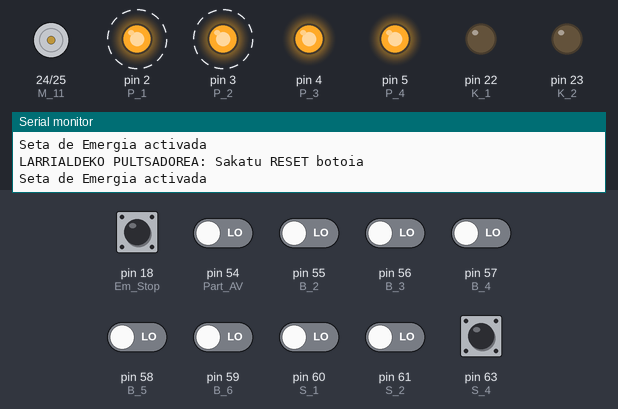
Bench run of a sketch on a simulated Arduino Mega 2560, built with avr-gcc and run on an emulated ATmega2560. Parts: motor-driver pin pairs drawn as motors (green arrow = first pin HIGH = forward, orange = second pin HIGH = backward, longer = more drive), output pins drawn as LEDs (lit = HIGH), the last lines printed to the serial monitor. Dashed ring = blinking. Inputs (shaded band) come from the test bench; at power-on: pin 63 (S_4) HIGH, pin 18 (Em_Stop), pin 54 (Part_AV), pin 55 (B_2), pin 56 (B_3), pin 57 (B_4), pin 58 (B_5), pin 59 (B_6), pin 60 (S_1), pin 61 (S_2) LOW.

Above: at 2.7 s.
2.8 s: pin 18 (Em_Stop) pulled HIGH for 0.15 s
At 2.95 s:
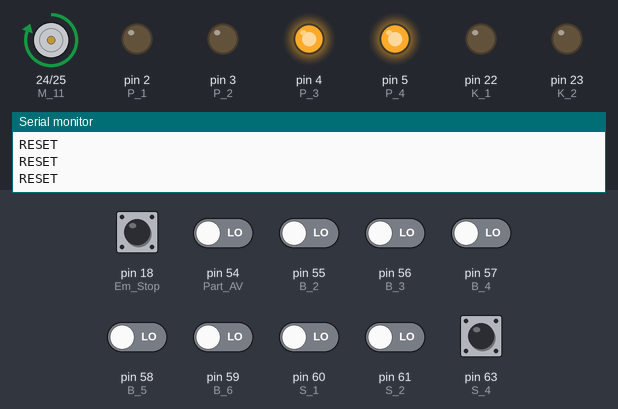
4.5 s: pin 58 (B_5) driven HIGH
At 5.7 s:
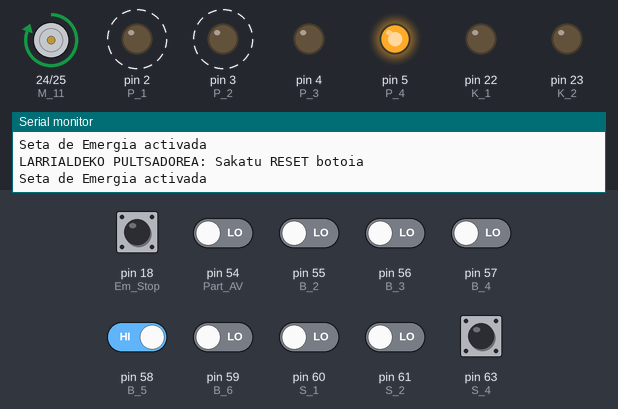
6.0 s: pin 59 (B_6) driven HIGH
At 7.0 s:
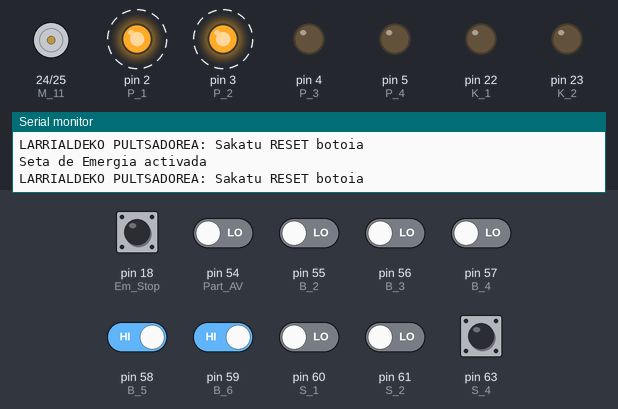
7.5 s: pin 18 (Em_Stop) pulled HIGH for 1 s
10.0 s: pin 58 (B_5) driven LOW
At 10.3 s:
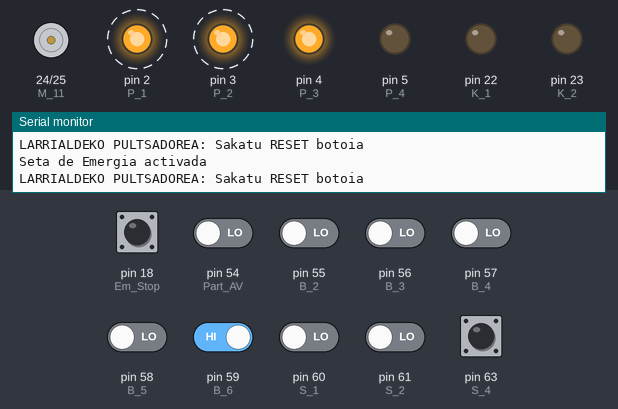
13.0 s: pin 18 (Em_Stop) pulled HIGH for 0.15 s
Timing chart, 0 to 17.1 s (numbered marks = the images above; inputs shaded):
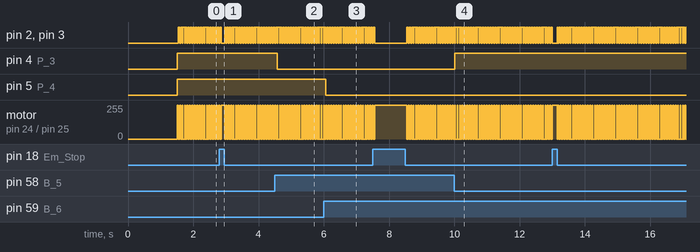

Measured:
- after the input at 4.5 s, pin 4 (P_3): HIGH → LOW after 0.07 s
- after the input at 6.0 s, pin 5 (P_4): HIGH → LOW after 0.07 s
- after the input at 10.0 s, pin 4 (P_3): LOW → HIGH at once
- by itself, pin 2 (P_1), pin 3 (P_2): repeats every 0.05 s: HIGH 0.02 s, LOW 0.03 s
- by itself, motor on pin 24 (M_11) / pin 25 (M_12): repeats every 0.05 s: stopped 0.02 s, forward 255/255 0.03 s

The sketch:

separating_code.ino
```cpp
#include "include.h"
#include <SPI.h>    // Librería línea serie (Serial Peripherical Interface)
#include <Controllino.h>    // Librería para Controllino

#define MAX_ETAPAK 14
#define MAX_TRANTSIZIOAK 17
#define MAX_PIEZAK_AURREMANTENIMENDUA 10
#define MAX_ARRISKUA_MANTENIMENDUA  15


// == ALDAGAI GLOBALAK
char etapak[MAX_ETAPAK];
char trantsizioak[MAX_TRANTSIZIOAK];
IRTEERAK irteerak;
unsigned long timeHasiera = 0;
unsigned long timeAmaiera = 0;
int segundoak = 0;
int denboraBurututa = 0;
int kontagailua = 0;
int reseta = 0;

// DECLARAR ENTRADAS

void PORTUAK_sarreraPortuakHasieratu()
{
  pinMode(Part_AV, INPUT);    // Pieza en puesto de entrada
  pinMode(B_2, INPUT);    // Pieza en detenedor
  pinMode(B_3, INPUT);    // Pieza de tipo "housing"
  pinMode(B_4, INPUT);    // Switch retrasado
  pinMode(B_5, INPUT);    // No hay pieza en cinta 2
  pinMode(B_6, INPUT);    // No hay pieza en pick-up

  pinMode(S_1, INPUT);    // Pulsador de inicio
  pinMode(S_2, INPUT);    // Pulsador de parada (NC)
  pinMode(S_3, INPUT);    // Selector manual/automático
  pinMode(S_4, INPUT);    // Pulsador de reset
  pinMode(Em_Stop, INPUT);    // Seta de emergencia (NC)

  // investigar
  //pinMode(IP_F1_B, INPUT);  // Estación lateral B no presente
  //pinMode(IP_F1_A, INPUT);  // Estación lateral A no presente

}

void PORTUAK_irteeraPortuakHasieratu()
{
  pinMode(K_1, OUTPUT);   //
  pinMode(K_2, OUTPUT);   //
  pinMode(M_11, OUTPUT);   //
  pinMode(M_12, OUTPUT);   //

  pinMode(P_1, OUTPUT);   //
  pinMode(P_2, OUTPUT);   //
  pinMode(P_3, OUTPUT);   //
  pinMode(P_4, OUTPUT);   //


  // investigar
  //pinMode(IP_N_FO, OUTPUT);   //
  //pinMode(OBStat, OUTPUT);    //
  //pinMode(OBPan, OUTPUT); //
}


/* == HASIERAKO EGORA  == */
SARRERAK irakurriSentsoreSarrerak()
{
  SARRERAK sarrerak;
  sarrerak.readPiezaEnPuestoDeEntrada = digitalRead(Part_AV);
  sarrerak.readPiezaEnDetenedor = digitalRead(B_2);
  sarrerak.readPiezaDeTipo = digitalRead(B_3);
  sarrerak.readBarrera = digitalRead(B_4);
  sarrerak.readNoHayPiezaEnCintaDos =  digitalRead(B_5);
  sarrerak.readNoHayPiezaEnPickUp = digitalRead(B_6);

  sarrerak.readPulsadorDeInicio = digitalRead(S_1);
  sarrerak.readPulsadorDeParada = digitalRead(S_2);
  //sarrerak.readSelectorManualAutomatico = digitalRead(S_3);
  sarrerak.readPulsadorDeReset = digitalRead(S_4);
  sarrerak.readSetaDeEmergencia = digitalRead(Em_Stop);

  return sarrerak;
}


void idatziAktuadoreenBalioak(IRTEERAK irt)
{
  if (irt.writeMotorCintaUno) digitalWrite(K_1, HIGH);
  else digitalWrite(K_1, LOW);

  if (irt.writeMotorCintaDos) digitalWrite(K_2, HIGH);
  else digitalWrite(K_2, LOW);

  if (irt.writeDetenedor) digitalWrite(M_11, HIGH);
  else digitalWrite(M_11, LOW);

  if (irt.writeBarrera) digitalWrite(M_12, HIGH);
  else digitalWrite(M_12, LOW);

  if (irt.writeIndicadorDeInicio) digitalWrite(P_1, HIGH);
  else digitalWrite(P_1, LOW);

  if (irt.writeIndicadorDeReset) digitalWrite(P_2, HIGH);
  else digitalWrite(P_2, LOW);

  if (irt.writeIndicadorBufferLleno) digitalWrite(P_3, HIGH);
  else digitalWrite(P_3, LOW);

  if (irt.writeIndicadorPiezaEnPickUp) digitalWrite(P_4, HIGH);
  else digitalWrite(P_4, LOW);
}

void etapakHasieratu()
{
  for (int i = 0; i < MAX_ETAPAK; i++) {
        if(i == 0) etapak[i] = 1;
        else
           etapak[i] = 0;
    }
}

void trantsizioakHasieratu(){
  for(int i = 0; i < MAX_TRANTSIZIOAK; i++)
  {
    trantsizioak[i] = 0;
  }
}


void maketaGuztiaHasieratu()
{
  irteerak.writeMotorCintaUno = 0;
  irteerak.writeMotorCintaDos = 0;
  irteerak.writeDetenedor = 1;
  irteerak.writeBarrera = 0;

  irteerak.writeIndicadorDeInicio = 0;
  irteerak.writeIndicadorDeReset = 0;

  if(irakurriSentsoreSarrerak().readNoHayPiezaEnCintaDos) irteerak.writeIndicadorBufferLleno = 0;
  else  irteerak.writeIndicadorBufferLleno = 1;

  if (irakurriSentsoreSarrerak().readNoHayPiezaEnPickUp)  irteerak.writeIndicadorPiezaEnPickUp = 0;
  else  irteerak.writeIndicadorPiezaEnPickUp = 1;

  etapakHasieratu();
  trantsizioakHasieratu();
  kontagailua = 0;
  reseta = 0;
}

int tenporizadorea(int etapa, int ms)
{
  int denboraBurututa = 0;
  timeHasiera = millis();
  if(etapak[etapa]== 1)
    {
      if((timeHasiera - timeAmaiera) >= ms) {
        denboraBurututa =  1;
        timeAmaiera = millis();
      }
    }
    return denboraBurututa;
}


void kalkulatuTrantsizioa(SARRERAK sarrera)
{
  trantsizioak[0] = etapak[0] && (sarrera.readPulsadorDeInicio && !sarrera.readPiezaEnPuestoDeEntrada);
  trantsizioak[1] = etapak[1] && sarrera.readPiezaEnPuestoDeEntrada;
  trantsizioak[2] = etapak[2] && sarrera.readPiezaEnDetenedor;
  trantsizioak[3] = etapak[3] && tenporizadorea(3,2000);

  // Gestión de transiciones para pieza tipo Cylinder body y sensor pickup desactivado
  trantsizioak[4] = etapak[4] && (sarrera.readPiezaDeTipo && sarrera.readNoHayPiezaEnPickUp); // No ha pieza en pickup Sensor a (1)
  trantsizioak[5] = etapak[5] && !sarrera.readNoHayPiezaEnPickUp;
  trantsizioak[6] = etapak[6] && !sarrera.readNoHayPiezaEnPickUp;

   // Gestión de transiciones para pieza tipo Cylinder body y sensor pickup activado
  trantsizioak[8] = etapak[4]  && (sarrera.readPiezaDeTipo && !sarrera.readNoHayPiezaEnPickUp && tenporizadorea(4,3000)); // Observaciones (Pieza en pickup más de 2 segundos)
  trantsizioak[9] = etapak[7]  && !sarrera.readNoHayPiezaEnPickUp;

  // Gestión de transiciones para pieza tipo Housing y buffer no lleno
  trantsizioak[10] = etapak[4] && (!sarrera.readPiezaDeTipo && sarrera.readNoHayPiezaEnCintaDos);
  trantsizioak[11] = etapak[8] && !sarrera.readNoHayPiezaEnCintaDos;
  trantsizioak[12] = etapak[9] && sarrera.readNoHayPiezaEnCintaDos && tenporizadorea(9,5000);
  trantsizioak[13] = etapak[10] && tenporizadorea(10,2000);
  trantsizioak[14] = etapak[9] && tenporizadorea(9,7000);

  // Gestión de transiciones para pieza tipo Housing y buffer  lleno
 trantsizioak[15] = etapak[4] && (!sarrera.readPiezaDeTipo && !sarrera.readNoHayPiezaEnCintaDos && tenporizadorea(4,5000)); // Observaciones (Pieza en Cinta 2 más de 4 segundos)
 trantsizioak[16] = etapak[11]&& sarrera.readNoHayPiezaEnCintaDos;
}


void desaktibatuEtapak()
{
    if(reseta) maketaGuztiaHasieratu();
    else
    {
      if(trantsizioak[0]) etapak[0] = 0;
      if(trantsizioak[1]) {
        if(etapak[1]) kontagailua = kontagailua + 1; // Contador de mantenimiento
        etapak[1] = 0;
      }
      if(trantsizioak[2]) etapak[2] = 0;
      if(trantsizioak[3]) etapak[3] = 0;

      // Gestión de transiciones para pieza tipo Cylinder body y sensor pickup desactivado
      if(trantsizioak[4]) etapak[4] = 0;
      if(trantsizioak[5]) etapak[5] = 0;
      if(trantsizioak[6]) etapak[6] = 0;
      if(trantsizioak[7]) etapak[6] = 0;
      // Gestión de transiciones para pieza tipo Cylinder body y sensor pickup activado

      if(trantsizioak[8]) etapak[4] = 0;
      if(trantsizioak[9]) etapak[7] = 0;

      // Gestión de transiciones para pieza tipo Housing y buffer no lleno
      if(trantsizioak[10]) etapak[4] = 0;
      if(trantsizioak[11]) etapak[8] = 0;
      if(trantsizioak[12]) etapak[9] = 0;
      if(trantsizioak[13]) etapak[10] = 0;
      if(trantsizioak[14]) etapak[9] = 0;

      // Gestión de transiciones para pieza tipo Housing y buffer  lleno
      if(trantsizioak[15]) etapak[4] = 0;
      if(trantsizioak[16]) etapak[11] = 0;
    }
}


void aktibatuEtapak()
{

  if(reseta) maketaGuztiaHasieratu();
  else
  {
    if(trantsizioak[0]) etapak[1] = 1;
    if(trantsizioak[1]) etapak[2] = 1;
    if(trantsizioak[2]) etapak[3] = 1;
    if(trantsizioak[3]) etapak[4] = 1;

      // Gestión de transiciones para pieza tipo Cylinder body y sensor pickup desactivado
    if(trantsizioak[4]) etapak[5] = 1;
    if(trantsizioak[5]) etapak[6] = 1;
    if(trantsizioak[6]) etapak[1] = 1;

      // Gestión de transiciones para pieza tipo Cylinder body y sensor pickup activado
    if(trantsizioak[8]) etapak[7] = 1;
    if(trantsizioak[9]) etapak[5] = 1;

     // Gestión de transiciones para pieza tipo Housing y buffer no lleno
    if(trantsizioak[10]) etapak[8] = 1;
    if(trantsizioak[11]) etapak[9] = 1;
    if(trantsizioak[12]) etapak[10] = 1;
    if(trantsizioak[13]) etapak[1] = 1;
    if(trantsizioak[14]) etapak[1] = 1;

     // Gestión de transiciones para pieza tipo Housing y buffer  lleno
    if(trantsizioak[15]) etapak[11] = 1;
    if(trantsizioak[16]) etapak[8] = 1;
  }
}


void ekintzak()
{
  // == ETAPA 1 ==
  if(etapak[0])
  {
    Serial.println("etapa 1");
    irteerak.writeBarrera = 0;
    irteerak.writeDetenedor = 1;
    irteerak.writeMotorCintaUno = 0;
    irteerak.writeMotorCintaDos = 0;
  }

  // == ETAPA 2 ==
  if(etapak[1]) {
    Serial.println("Etapa 2");
    irteerak.writeIndicadorDeInicio = 1;
    irteerak.writeMotorCintaDos = 0 ;
  }

  // == ETAPA 3 ==
  if(etapak[2]){
    Serial.println("Etapa 3");
    irteerak.writeMotorCintaUno = 1;
    irteerak.writeDetenedor = 1;
  }

  // == ETAPA 4 ==
  if(etapak[3]){
    delay(300);
    Serial.println("Etapa 4");
    irteerak.writeMotorCintaUno = 0;
   }

  // == ETAPA 5 ==

  if(etapak[4])
    {
      Serial.println("Etapa  5");
    }

    // == ETAPA 6 ==
    if(etapak[5])
    {
    Serial.println("Etapa 6");
    irteerak.writeMotorCintaUno = 1;
    irteerak.writeDetenedor = 0;
    irteerak.writeIndicadorPiezaEnPickUp = 0;
    }

    // == ETAPA 7 ==
    if(etapak[6])
    {
    Serial.println("Etapa 7");
    irteerak.writeDetenedor = 0;
    irteerak.writeMotorCintaUno = 0;
    irteerak.writeIndicadorPiezaEnPickUp = 1;
    irteerak.writeIndicadorDeInicio = 0;
    }

    // == ETAPA 8 ==
   if(etapak[7])
   {
       Serial.println("Etapa 8");
       irteerak.writeMotorCintaUno = 0;
       irteerak.writeIndicadorPiezaEnPickUp = 1;
       irteerak.writeIndicadorBufferLleno = 0;
   }

   // == ETAPA 9 ==
    if(etapak[8])
    {
      Serial.println("Etapa 9");
      irteerak.writeDetenedor = 0;
      irteerak.writeBarrera = 1;
      irteerak.writeMotorCintaUno = 1;
      irteerak.writeMotorCintaDos = 1;
      irteerak.writeIndicadorBufferLleno = 0;
    }

  // == ETAPA 10 ==

   if(etapak[9])
   {
      Serial.println("Etapa 10");
      irteerak.writeMotorCintaDos = 1;
      irteerak.writeDetenedor = 1;
      irteerak.writeMotorCintaUno = 0;
      irteerak.writeBarrera = 0;
      irteerak.writeIndicadorBufferLleno = 1;
   }

  // == ETAPA 11 ==
  if(etapak[10])
  {
    Serial.println("Etapa 11");
     irteerak.writeIndicadorBufferLleno = 0;
     irteerak.writeIndicadorDeInicio = 1;
     irteerak.writeMotorCintaDos = 0;
  }

  // == ETAPA 12 ==
 if(etapak[11])
 {
   Serial.println("Etapa 12");
   irteerak.writeDetenedor = 1;
   irteerak.writeMotorCintaUno = 0;
   irteerak.writeMotorCintaDos = 0;
   irteerak.writeIndicadorBufferLleno = 1;
   irteerak.writeIndicadorDeInicio = 1;
 }
}

/* === INICIO DE SETUP  Y LOOP === */

void setup()
{
  Serial.begin(9600); // visualizar en pantalla
  PORTUAK_sarreraPortuakHasieratu();
  PORTUAK_irteeraPortuakHasieratu();
  etapakHasieratu();
  delay(1500);
}


void loop()
{
  SARRERAK sarrera = irakurriSentsoreSarrerak();


  // == CALCULAR ETAPA VALIDA
  kalkulatuTrantsizioa(sarrera);
  desaktibatuEtapak();
  aktibatuEtapak();

 if(!sarrera.readSetaDeEmergencia)  // Seta de emergencia (NC)
 {
    Serial.println("Seta de Emergia activada");
    irteerak.writeMotorCintaUno = 0;
    irteerak.writeMotorCintaDos = 0;
    irteerak.writeDetenedor = 0;
    irteerak.writeBarrera = 0;
    irteerak.writeIndicadorDeInicio = 1;
    irteerak.writeIndicadorDeReset = 1;
    idatziAktuadoreenBalioak(irteerak);
    reseta = 1;
   do {
    Serial.println("LARRIALDEKO PULTSADOREA: Sakatu RESET botoia");
   }while(irakurriSentsoreSarrerak().readPulsadorDeReset != 1);

   if(irakurriSentsoreSarrerak().readPulsadorDeReset)  maketaGuztiaHasieratu();
 }
 else if (sarrera.readPulsadorDeReset) // Pulsador de Reset
 {
  Serial.println("RESET");
    reseta = 1;
    maketaGuztiaHasieratu();
    if(irakurriSentsoreSarrerak().readPulsadorDeReset)  maketaGuztiaHasieratu();
 }
 else {
   if (!irakurriSentsoreSarrerak().readPulsadorDeParada) // Pulsador de parada (NC)
   {
    Serial.println("GELDIUNEA");
     reseta = 1;
     maketaGuztiaHasieratu();
   } else ekintzak();
 }

// MANTENIMENDUA
  if(kontagailua >= MAX_PIEZAK_AURREMANTENIMENDUA)
   {
     irteerak.writeIndicadorDeReset = 1;
     Serial.print("SEPERATING STATION: ");
     Serial.print(kontagailua);
     Serial.println(" pieza jaso ditu");
     Serial.println("MANTENIMENDUA: Sakatu RESET botoia");
     if (kontagailua >= MAX_ARRISKUA_MANTENIMENDUA)
     {
       do
       {
         Serial.println("MAKINA ARRISKUAN: Sakatu RESET botoia");
       } while (irakurriSentsoreSarrerak().readPulsadorDeReset != 1);
        if(irakurriSentsoreSarrerak().readPulsadorDeReset)  maketaGuztiaHasieratu();
     }
   }

  idatziAktuadoreenBalioak(irteerak);
  delay(10);
}
```

include.h
```cpp
#ifndef INCLUDE
#define INCLUDE

#include <SPI.h>    // Librería línea serie (Serial Peripherical Interface)
#include <Controllino.h>    // Librería para Controllino


/* === ETAPAK === */


/*  ==== ENTRADAS CONTROLLINO A ARDUINO === */


 int  Part_AV = CONTROLLINO_A0;    // Pieza en puesto de entrada
 int  B_2 = CONTROLLINO_A1;    // Pieza en detenedor
 int  B_3 = CONTROLLINO_A2;   // Pieza de tipo "housing"
 int  B_4 = CONTROLLINO_A3;    // Switch retrasado
 int  B_5 = CONTROLLINO_A4;  // No hay pieza en cinta 2
 int  B_6 = CONTROLLINO_A5;    // No hay pieza en pick-up

 int  S_1 = CONTROLLINO_A6;    // Pulsador de inicio
 int  S_2 = CONTROLLINO_A7;    // Pulsador de parada (NC)
 int  S_3 = CONTROLLINO_A8;   // Selector manual/automático PREGUNTAR ESTO
 int  S_4 = CONTROLLINO_A9;   // Pulsador de reset
 int  Em_Stop = CONTROLLINO_IN0;    // Seta de emergencia (NC)

/*  ==== SALIDAS CONTROLLINO A ARDUINO === */


 int  K_1 =  CONTROLLINO_R0;    // Accionar motor de la cinta 1
 int  K_2 =  CONTROLLINO_R1;    // Accionar motor de la cinta 2
 int  M_11 =  CONTROLLINO_R2;    // Retrasar detenedor  -- 1 atrás -- 0 adelante
 int  M_12 =  CONTROLLINO_R3;    // Adelantar switch  -- 1 adelante -- 0 atras

 int  P_1 =  CONTROLLINO_D0;    // Indicador de inicio
 int  P_2 =  CONTROLLINO_D1;    // Indicador de reset CONTROLLINO_R5
 int  P_3 =  CONTROLLINO_D2;    // Indicador de buffer lleno CONTROLINO_CMN (a)
 int  P_4 =  CONTROLLINO_D3;    // Indicador de pieza en pick-up CONTROLLINO_CMN (b)


/* ==== DATUEN EGITURA === */

typedef struct SARRERAK {

  int readPiezaEnPuestoDeEntrada;
  int readPiezaEnDetenedor;
  int readPiezaDeTipo;
  int readBarrera;
  int readNoHayPiezaEnCintaDos;
  int readNoHayPiezaEnPickUp;

  int readPulsadorDeInicio;
  int readPulsadorDeParada;
  int readSelectorManualAutomatico;
  int readPulsadorDeReset;
  int readSetaDeEmergencia;

}SARRERAK;


typedef struct IRTEERAK
{
    int writeMotorCintaUno;
    int writeMotorCintaDos;
    int writeDetenedor;
    int writeBarrera;

    int writeIndicadorDeInicio;
    int writeIndicadorDeReset;
    int writeIndicadorBufferLleno;
    int writeIndicadorPiezaEnPickUp;
}IRTEERAK;

/* == PORTUAK == */
void PORTUAK_sarreraPortuakHasieratu();
void PORTUAK_irteeraPortuakHasieratu();

/* == ETAPAK == */
/* === DEFINIZIOAK === */

SARRERAK irakurriSentsoreSarrerak();
void idatziAktuadoreenBalioak(IRTEERAK irt);
void kalkulatuTrantsizioa(SARRERAK sarrera);
void desaktibatuEtapak(int emergentzia, int parada);
void aktibatuEtapak();
void ekintzak();

int tenporizadorea(int etapa, int ms);
void desaktibatuTenporizadorea();
void maketaGuztiaHasieratu();

#endif
```
